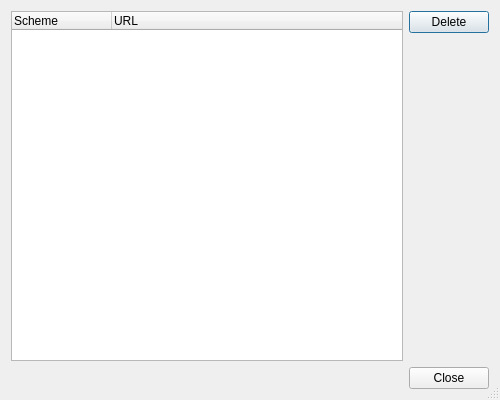
<?xml version="1.0" encoding="UTF-8"?>
<ui version="4.0">
 <class>ProtocolHandlerManagerDialog</class>
 <widget class="QDialog" name="ProtocolHandlerManagerDialog">
  <property name="geometry">
   <rect>
    <x>0</x>
    <y>0</y>
    <width>500</width>
    <height>400</height>
   </rect>
  </property>
  <property name="windowTitle">
   <string>Protocol Handlers</string>
  </property>
  <property name="sizeGripEnabled">
   <bool>true</bool>
  </property>
  <layout class="QGridLayout" name="gridLayout">
   <item row="0" column="0">
    <widget class="QTreeWidget" name="protocolHandlersList">
     <property name="toolTip">
      <string>Shows a list of registered protocol handlers</string>
     </property>
     <property name="alternatingRowColors">
      <bool>true</bool>
     </property>
     <property name="rootIsDecorated">
      <bool>false</bool>
     </property>
     <column>
      <property name="text">
       <string>Scheme</string>
      </property>
     </column>
     <column>
      <property name="text">
       <string>URL</string>
      </property>
     </column>
    </widget>
   </item>
   <item row="0" column="1">
    <layout class="QVBoxLayout" name="verticalLayout">
     <item>
      <widget class="QPushButton" name="deleteButton">
       <property name="toolTip">
        <string>Press to delete the protocol handler</string>
       </property>
       <property name="text">
        <string>Delete</string>
       </property>
      </widget>
     </item>
     <item>
      <spacer name="verticalSpacer">
       <property name="orientation">
        <enum>Qt::Vertical</enum>
       </property>
       <property name="sizeHint" stdset="0">
        <size>
         <width>20</width>
         <height>40</height>
        </size>
       </property>
      </spacer>
     </item>
    </layout>
   </item>
   <item row="1" column="0" colspan="2">
    <widget class="QDialogButtonBox" name="buttonBox">
     <property name="orientation">
      <enum>Qt::Horizontal</enum>
     </property>
     <property name="standardButtons">
      <set>QDialogButtonBox::Close</set>
     </property>
    </widget>
   </item>
  </layout>
 </widget>
 <resources/>
 <connections>
  <connection>
   <sender>buttonBox</sender>
   <signal>accepted()</signal>
   <receiver>ProtocolHandlerManagerDialog</receiver>
   <slot>accept()</slot>
   <hints>
    <hint type="sourcelabel">
     <x>340</x>
     <y>361</y>
    </hint>
    <hint type="destinationlabel">
     <x>378</x>
     <y>293</y>
    </hint>
   </hints>
  </connection>
  <connection>
   <sender>buttonBox</sender>
   <signal>rejected()</signal>
   <receiver>ProtocolHandlerManagerDialog</receiver>
   <slot>reject()</slot>
   <hints>
    <hint type="sourcelabel">
     <x>186</x>
     <y>366</y>
    </hint>
    <hint type="destinationlabel">
     <x>201</x>
     <y>307</y>
    </hint>
   </hints>
  </connection>
 </connections>
</ui>
